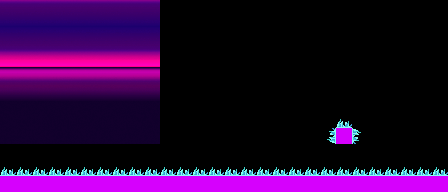

Rendered tile map (Tiled .tmx) drawn with the repository's tilesets; below, a short description and the map source with its tile grids summarised:
An orthogonal 28x12 tile map with 16x16 px tiles, 1 tile layer (edge tiles), 1 image layer and 44 objects (32x EnemyBasic, 2x EnemySpike, Player, Crab4, EnemyFish, ...).

<map version="1.0" tiledversion="v1.0.3-399-ge7b903e" orientation="orthogonal" renderorder="right-down" width="28" height="12" tilewidth="16" tileheight="16" infinite="0" nextobjectid="277">
 <tileset firstgid="1" name="tilemap" tilewidth="16" tileheight="16" tilecount="256" columns="16">
  <image source="../image/tilemap.png" width="256" height="256" />
 </tileset>
 <imagelayer name="Parallax_layer1">
  <image source="../image/bg14.png" width="160" height="144" />
  <properties>
   <property name="ratio" value="0.75" />
  </properties>
 </imagelayer>
 <objectgroup name="entities">
  <object id="1" name="Player" x="28.5" y="67" width="16" height="16" />
  <object id="15" name="Crab4" x="366.86" y="50.7989" width="72" height="72">
   <properties>
    <property name="nextLevel" value="15boss12" />
   </properties>
  </object>
  <object id="38" name="Path" type="EnemyBasic" x="242.273" y="122.864">
   <polyline points="3.33333,-53.3333 -22,-30 -160.333,-16.3333" />
  </object>
  <object id="51" name="Path" type="EnemyBasic" x="314.023" y="137.907">
   <polyline points="3.33333,-53.3333 -22,-30 -160.333,-16.3333" />
  </object>
  <object id="94" name="Path" type="EnemyBasic" x="238.5" y="114">
   <polyline points="3.33333,-53.3333 -22,-30 -160.333,-16.3333" />
  </object>
  <object id="95" name="Path" type="EnemyBasic" x="234" y="104">
   <polyline points="3.33333,-53.3333 -22,-30 -160.333,-16.3333" />
  </object>
  <object id="96" name="Path" type="EnemyBasic" x="229" y="95">
   <polyline points="3.33333,-53.3333 -22,-30 -160.333,-16.3333" />
  </object>
  <object id="97" name="Path" type="EnemyBasic" x="223.5" y="85.5">
   <polyline points="3.33333,-53.3333 -22,-30 -160.333,-16.3333" />
  </object>
  <object id="98" name="Path" type="EnemyBasic" x="217" y="78">
   <polyline points="3.33333,-53.3333 -22,-30 -160.333,-16.3333" />
  </object>
  <object id="108" name="Path" type="EnemySpike" x="258" y="125.5">
   <polyline points="0,0 -25,0" />
  </object>
  <object id="109" name="Path" type="EnemyBasic" x="253" y="110.5">
   <polyline points="0,0 -25,0" />
  </object>
  <object id="110" name="Path" type="EnemyBasic" x="255" y="134">
   <polyline points="0,0 -25,0" />
  </object>
  <object id="120" name="Path" type="EnemyBasic" x="425.08" y="90.4484">
   <polyline points="0,0 -25,0" />
  </object>
  <object id="121" name="Path" type="EnemyBasic" x="381" y="133.5">
   <polyline points="0,0 -25,0" />
  </object>
  <object id="122" name="Path" type="EnemyBasic" x="390.5" y="112.5">
   <polyline points="0,0 -25,0" />
  </object>
  <object id="129" name="Path" type="EnemyBasic" x="465" y="24">
   <polyline points="0,0 -42,24 -80.5,30.5 -109.5,19 -133.5,36 -144.5,97.5" />
  </object>
  <object id="131" name="Path" type="EnemyBasic" x="470" y="35">
   <polyline points="0,0 -42,24 -80.5,30.5 -109.5,19 -133.5,36 -144.5,97.5" />
  </object>
  <object id="133" name="Path" type="EnemyBasic" x="302.5" y="53.5">
   <polyline points="0,0 -25,0" />
  </object>
  <object id="134" name="Path" type="EnemyBasic" x="299.5" y="62">
   <polyline points="0,0 -25,0" />
  </object>
  <object id="136" name="Path" type="EnemyBasic" x="219.379" y="68.9181">
   <polyline points="0,0 -42,24 -80.5,30.5 -109.5,19 -133.5,36 -144.5,97.5" />
  </object>
  <object id="194" name="Path" type="EnemyBasic" x="304.5" y="81.5">
   <polyline points="0,0 -166,1" />
  </object>
  <object id="195" name="Path" type="EnemyBasic" x="314.023" y="92.9927">
   <polyline points="0,0 -166,1" />
  </object>
  <object id="196" name="Path" type="EnemyBasic" x="334" y="105">
   <polyline points="0,0 -166,1" />
  </object>
  <object id="197" name="Path" type="EnemyBasic" x="330.5" y="117">
   <polyline points="0,0 -166,1" />
  </object>
  <object id="198" name="Path" type="EnemyBasic" x="380" y="27.5">
   <polyline points="0,0 -166,1" />
  </object>
  <object id="199" name="Path" type="EnemyBasic" x="439.5" y="43">
   <polyline points="0,0 -166,1" />
  </object>
  <object id="200" name="Path" type="EnemyBasic" x="401.5" y="57.5">
   <polyline points="0,0 -166,1" />
  </object>
  <object id="206" name="Path" type="EnemyBasic" x="461" y="125">
   <polyline points="0,0 -166,1" />
  </object>
  <object id="207" name="Path" type="EnemyBasic" x="476.5" y="145">
   <polyline points="0,0 -166,1" />
  </object>
  <object id="208" name="Path" type="EnemyBasic" x="327.032" y="161.467">
   <polyline points="0,0 -166,0.01" />
  </object>
  <object id="226" name="Path" type="EnemyBasic" x="374" y="89">
   <polyline points="0,0 -25,0" />
  </object>
  <object id="227" name="Path" type="EnemyBasic" x="345.5" y="71">
   <polyline points="0,0 -25,0" />
  </object>
  <object id="228" name="Path" type="EnemyBasic" x="389" y="75">
   <polyline points="0,0 -25,0" />
  </object>
  <object id="240" name="Path" type="EnemyBasic" x="186.5" y="54">
   <polyline points="0,0 -25,0" />
  </object>
  <object id="241" name="Path" type="EnemyFish" x="192" y="88">
   <polyline points="0,0 -25,0" />
  </object>
  <object id="242" name="Path" type="EnemySpike" x="196.5" y="64.5">
   <polyline points="0,0 -25,0" />
  </object>
  <object id="243" name="Path" type="EnemyShooter" x="350" y="105.5">
   <polyline points="0,0 -25,0" />
  </object>
  <object id="255" name="Path" type="EnemyBasic" x="273.5" y="97">
   <polyline points="0,0 -25,0" />
  </object>
  <object id="275" name="Bomb" x="54.646" y="69.7475" width="11.5" height="11" />
 </objectgroup>
 <layer name="edge tiles" width="28" height="12">
  <data>[336 cells, 60 non-empty, 2 distinct tile ids]</data>
 </layer>
 <objectgroup color="#ff0000" name="collision layer" opacity="0.79">
  <object id="16" x="0" y="0" width="451.014" height="16" />
  <object id="17" x="-0.985125" y="173.792" width="452.238" height="16" />
  <object id="33" x="0.666663" y="0" width="15.3333" height="176" />
  <object id="41" x="432.167" y="16" width="19.4787" height="163.117" />
  <object id="276" x="334.75" y="128.053" width="17.1931" height="16.4967" />
 </objectgroup>
</map>